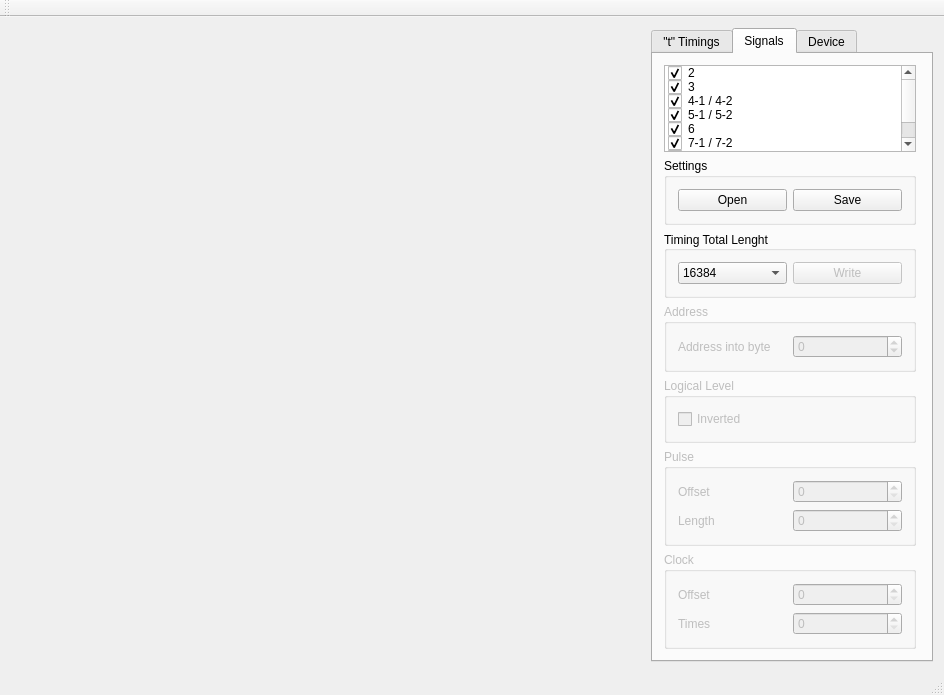
<?xml version="1.0" encoding="UTF-8"?>
<ui version="4.0">
 <class>MainWindow</class>
 <widget class="QMainWindow" name="MainWindow">
  <property name="geometry">
   <rect>
    <x>0</x>
    <y>0</y>
    <width>944</width>
    <height>695</height>
   </rect>
  </property>
  <property name="windowTitle">
   <string>MainWindow</string>
  </property>
  <widget class="QWidget" name="centralWidget">
   <property name="enabled">
    <bool>true</bool>
   </property>
   <layout class="QGridLayout" name="gridLayout">
    <item row="0" column="0">
     <layout class="QHBoxLayout" name="horizontalLayout">
      <item>
       <widget class="Plotter" name="plotterWidget" native="true">
        <property name="sizePolicy">
         <sizepolicy hsizetype="MinimumExpanding" vsizetype="Preferred">
          <horstretch>0</horstretch>
          <verstretch>0</verstretch>
         </sizepolicy>
        </property>
       </widget>
      </item>
     </layout>
    </item>
    <item row="0" column="1">
     <widget class="QTabWidget" name="tabWidget">
      <property name="enabled">
       <bool>true</bool>
      </property>
      <property name="sizePolicy">
       <sizepolicy hsizetype="Preferred" vsizetype="Preferred">
        <horstretch>0</horstretch>
        <verstretch>0</verstretch>
       </sizepolicy>
      </property>
      <property name="currentIndex">
       <number>1</number>
      </property>
      <widget class="QWidget" name="tabSignalsTest">
       <property name="maximumSize">
        <size>
         <width>274</width>
         <height>16777215</height>
        </size>
       </property>
       <attribute name="title">
        <string>&quot;t&quot; Timings</string>
       </attribute>
       <layout class="QGridLayout" name="gridLayout_11">
        <item row="0" column="0">
         <widget class="QToolBox" name="toolBoxSignalsTest">
          <property name="currentIndex">
           <number>2</number>
          </property>
          <widget class="QWidget" name="page2">
           <property name="geometry">
            <rect>
             <x>0</x>
             <y>0</y>
             <width>104</width>
             <height>78</height>
            </rect>
           </property>
           <attribute name="label">
            <string>2</string>
           </attribute>
           <layout class="QGridLayout" name="gridLayout_12">
            <item row="0" column="1">
             <widget class="QSpinBox" name="t2SpinBox">
              <property name="sizePolicy">
               <sizepolicy hsizetype="Preferred" vsizetype="Fixed">
                <horstretch>0</horstretch>
                <verstretch>0</verstretch>
               </sizepolicy>
              </property>
              <property name="maximum">
               <number>20000</number>
              </property>
             </widget>
            </item>
            <item row="0" column="0">
             <widget class="QLabel" name="t2Label">
              <property name="sizePolicy">
               <sizepolicy hsizetype="Minimum" vsizetype="Minimum">
                <horstretch>0</horstretch>
                <verstretch>0</verstretch>
               </sizepolicy>
              </property>
              <property name="text">
               <string>t2</string>
              </property>
             </widget>
            </item>
            <item row="2" column="1">
             <spacer name="verticalSpacer_4">
              <property name="orientation">
               <enum>Qt::Vertical</enum>
              </property>
              <property name="sizeHint" stdset="0">
               <size>
                <width>20</width>
                <height>40</height>
               </size>
              </property>
             </spacer>
            </item>
            <item row="1" column="0">
             <widget class="QLabel" name="t3Label">
              <property name="text">
               <string>t3</string>
              </property>
             </widget>
            </item>
            <item row="1" column="1">
             <widget class="QSpinBox" name="t3SpinBox">
              <property name="maximum">
               <number>20000</number>
              </property>
             </widget>
            </item>
           </layout>
          </widget>
          <widget class="QWidget" name="page3">
           <property name="geometry">
            <rect>
             <x>0</x>
             <y>0</y>
             <width>104</width>
             <height>48</height>
            </rect>
           </property>
           <attribute name="label">
            <string>3</string>
           </attribute>
           <layout class="QGridLayout" name="gridLayout_13">
            <item row="0" column="1">
             <widget class="QSpinBox" name="t4SpinBox">
              <property name="maximum">
               <number>20000</number>
              </property>
             </widget>
            </item>
            <item row="0" column="0">
             <widget class="QLabel" name="t4Label">
              <property name="text">
               <string>t4</string>
              </property>
             </widget>
            </item>
            <item row="1" column="1">
             <spacer name="verticalSpacer_3">
              <property name="orientation">
               <enum>Qt::Vertical</enum>
              </property>
              <property name="sizeHint" stdset="0">
               <size>
                <width>20</width>
                <height>333</height>
               </size>
              </property>
             </spacer>
            </item>
           </layout>
          </widget>
          <widget class="QWidget" name="page4">
           <property name="geometry">
            <rect>
             <x>0</x>
             <y>0</y>
             <width>256</width>
             <height>384</height>
            </rect>
           </property>
           <attribute name="label">
            <string>4-1 / 4-2</string>
           </attribute>
           <layout class="QGridLayout" name="gridLayout_14">
            <item row="0" column="0">
             <widget class="QLabel" name="t5Label">
              <property name="text">
               <string>t5</string>
              </property>
             </widget>
            </item>
            <item row="0" column="1">
             <widget class="QSpinBox" name="t5SpinBox">
              <property name="maximum">
               <number>20000</number>
              </property>
             </widget>
            </item>
            <item row="1" column="1">
             <spacer name="verticalSpacer_5">
              <property name="orientation">
               <enum>Qt::Vertical</enum>
              </property>
              <property name="sizeHint" stdset="0">
               <size>
                <width>20</width>
                <height>333</height>
               </size>
              </property>
             </spacer>
            </item>
           </layout>
          </widget>
          <widget class="QWidget" name="page5">
           <property name="geometry">
            <rect>
             <x>0</x>
             <y>0</y>
             <width>104</width>
             <height>78</height>
            </rect>
           </property>
           <attribute name="label">
            <string>5-1 / 5-2</string>
           </attribute>
           <layout class="QGridLayout" name="gridLayout_15">
            <item row="0" column="0">
             <widget class="QLabel" name="t6Label">
              <property name="text">
               <string>t6</string>
              </property>
             </widget>
            </item>
            <item row="0" column="1">
             <widget class="QSpinBox" name="t6SpinBox">
              <property name="maximum">
               <number>20000</number>
              </property>
             </widget>
            </item>
            <item row="1" column="0">
             <widget class="QLabel" name="t7Label">
              <property name="text">
               <string>t7</string>
              </property>
             </widget>
            </item>
            <item row="1" column="1">
             <widget class="QSpinBox" name="t7SpinBox">
              <property name="maximum">
               <number>20000</number>
              </property>
             </widget>
            </item>
            <item row="2" column="1">
             <spacer name="verticalSpacer_6">
              <property name="orientation">
               <enum>Qt::Vertical</enum>
              </property>
              <property name="sizeHint" stdset="0">
               <size>
                <width>20</width>
                <height>303</height>
               </size>
              </property>
             </spacer>
            </item>
           </layout>
          </widget>
          <widget class="QWidget" name="page6">
           <property name="geometry">
            <rect>
             <x>0</x>
             <y>0</y>
             <width>104</width>
             <height>78</height>
            </rect>
           </property>
           <attribute name="label">
            <string>6</string>
           </attribute>
           <layout class="QGridLayout" name="gridLayout_16">
            <item row="0" column="0">
             <widget class="QLabel" name="t8Label">
              <property name="text">
               <string>t8</string>
              </property>
             </widget>
            </item>
            <item row="0" column="1">
             <widget class="QSpinBox" name="t8SpinBox">
              <property name="maximum">
               <number>20000</number>
              </property>
             </widget>
            </item>
            <item row="1" column="0">
             <widget class="QLabel" name="t9Label">
              <property name="text">
               <string>t9</string>
              </property>
             </widget>
            </item>
            <item row="1" column="1">
             <widget class="QSpinBox" name="t9SpinBox">
              <property name="maximum">
               <number>20000</number>
              </property>
             </widget>
            </item>
            <item row="2" column="1">
             <spacer name="verticalSpacer_7">
              <property name="orientation">
               <enum>Qt::Vertical</enum>
              </property>
              <property name="sizeHint" stdset="0">
               <size>
                <width>20</width>
                <height>303</height>
               </size>
              </property>
             </spacer>
            </item>
           </layout>
          </widget>
          <widget class="QWidget" name="page7">
           <property name="geometry">
            <rect>
             <x>0</x>
             <y>0</y>
             <width>112</width>
             <height>108</height>
            </rect>
           </property>
           <attribute name="label">
            <string>7-1 / 7-2</string>
           </attribute>
           <layout class="QGridLayout" name="gridLayout_17">
            <item row="0" column="0">
             <widget class="QLabel" name="t10Label">
              <property name="text">
               <string>t10</string>
              </property>
             </widget>
            </item>
            <item row="0" column="1">
             <widget class="QSpinBox" name="t10SpinBox">
              <property name="maximum">
               <number>20000</number>
              </property>
             </widget>
            </item>
            <item row="1" column="0">
             <widget class="QLabel" name="t11Label">
              <property name="text">
               <string>t11</string>
              </property>
             </widget>
            </item>
            <item row="1" column="1">
             <widget class="QSpinBox" name="t11SpinBox">
              <property name="maximum">
               <number>20000</number>
              </property>
             </widget>
            </item>
            <item row="2" column="0">
             <widget class="QLabel" name="t12Label">
              <property name="text">
               <string>t12</string>
              </property>
             </widget>
            </item>
            <item row="2" column="1">
             <widget class="QSpinBox" name="t12SpinBox">
              <property name="maximum">
               <number>20000</number>
              </property>
             </widget>
            </item>
            <item row="3" column="1">
             <spacer name="verticalSpacer_8">
              <property name="orientation">
               <enum>Qt::Vertical</enum>
              </property>
              <property name="sizeHint" stdset="0">
               <size>
                <width>20</width>
                <height>273</height>
               </size>
              </property>
             </spacer>
            </item>
           </layout>
          </widget>
          <widget class="QWidget" name="page9">
           <property name="geometry">
            <rect>
             <x>0</x>
             <y>0</y>
             <width>112</width>
             <height>78</height>
            </rect>
           </property>
           <attribute name="label">
            <string>9</string>
           </attribute>
           <layout class="QGridLayout" name="gridLayout_18">
            <item row="0" column="0">
             <widget class="QLabel" name="t13Label">
              <property name="text">
               <string>t13</string>
              </property>
             </widget>
            </item>
            <item row="2" column="1">
             <spacer name="verticalSpacer_9">
              <property name="orientation">
               <enum>Qt::Vertical</enum>
              </property>
              <property name="sizeHint" stdset="0">
               <size>
                <width>20</width>
                <height>303</height>
               </size>
              </property>
             </spacer>
            </item>
            <item row="0" column="1">
             <widget class="QSpinBox" name="t13SpinBox">
              <property name="maximum">
               <number>20000</number>
              </property>
             </widget>
            </item>
            <item row="1" column="0">
             <widget class="QLabel" name="t14Label">
              <property name="text">
               <string>t14</string>
              </property>
             </widget>
            </item>
            <item row="1" column="1">
             <widget class="QSpinBox" name="t14SpinBox">
              <property name="maximum">
               <number>20000</number>
              </property>
             </widget>
            </item>
           </layout>
          </widget>
         </widget>
        </item>
       </layout>
      </widget>
      <widget class="QWidget" name="tabSignals">
       <property name="sizePolicy">
        <sizepolicy hsizetype="Preferred" vsizetype="Preferred">
         <horstretch>0</horstretch>
         <verstretch>0</verstretch>
        </sizepolicy>
       </property>
       <property name="maximumSize">
        <size>
         <width>274</width>
         <height>16777215</height>
        </size>
       </property>
       <attribute name="title">
        <string>Signals</string>
       </attribute>
       <layout class="QGridLayout" name="gridLayout_8">
        <item row="0" column="0">
         <widget class="QListWidget" name="timingListWidget">
          <property name="sizePolicy">
           <sizepolicy hsizetype="Preferred" vsizetype="Expanding">
            <horstretch>0</horstretch>
            <verstretch>0</verstretch>
           </sizepolicy>
          </property>
          <property name="selectionRectVisible">
           <bool>false</bool>
          </property>
          <property name="currentRow">
           <number>-1</number>
          </property>
          <item>
           <property name="text">
            <string notr="true">2</string>
           </property>
           <property name="toolTip">
            <string notr="true"/>
           </property>
           <property name="statusTip">
            <string notr="true"/>
           </property>
           <property name="whatsThis">
            <string notr="true"/>
           </property>
           <property name="checkState">
            <enum>Checked</enum>
           </property>
           <property name="flags">
            <set>ItemIsSelectable|ItemIsDragEnabled|ItemIsEnabled</set>
           </property>
          </item>
          <item>
           <property name="text">
            <string notr="true">3</string>
           </property>
           <property name="toolTip">
            <string notr="true"/>
           </property>
           <property name="statusTip">
            <string notr="true"/>
           </property>
           <property name="whatsThis">
            <string notr="true"/>
           </property>
           <property name="checkState">
            <enum>Checked</enum>
           </property>
           <property name="flags">
            <set>ItemIsSelectable|ItemIsDragEnabled|ItemIsEnabled</set>
           </property>
          </item>
          <item>
           <property name="text">
            <string notr="true">4-1 / 4-2</string>
           </property>
           <property name="toolTip">
            <string notr="true"/>
           </property>
           <property name="statusTip">
            <string notr="true"/>
           </property>
           <property name="whatsThis">
            <string notr="true"/>
           </property>
           <property name="checkState">
            <enum>Checked</enum>
           </property>
           <property name="flags">
            <set>ItemIsSelectable|ItemIsDragEnabled|ItemIsEnabled</set>
           </property>
          </item>
          <item>
           <property name="text">
            <string notr="true">5-1 / 5-2</string>
           </property>
           <property name="toolTip">
            <string notr="true"/>
           </property>
           <property name="statusTip">
            <string notr="true"/>
           </property>
           <property name="whatsThis">
            <string notr="true"/>
           </property>
           <property name="checkState">
            <enum>Checked</enum>
           </property>
           <property name="flags">
            <set>ItemIsSelectable|ItemIsDragEnabled|ItemIsEnabled</set>
           </property>
          </item>
          <item>
           <property name="text">
            <string notr="true">6</string>
           </property>
           <property name="toolTip">
            <string notr="true"/>
           </property>
           <property name="statusTip">
            <string notr="true"/>
           </property>
           <property name="whatsThis">
            <string notr="true"/>
           </property>
           <property name="checkState">
            <enum>Checked</enum>
           </property>
           <property name="flags">
            <set>ItemIsSelectable|ItemIsDragEnabled|ItemIsEnabled</set>
           </property>
          </item>
          <item>
           <property name="text">
            <string notr="true">7-1 / 7-2</string>
           </property>
           <property name="toolTip">
            <string notr="true"/>
           </property>
           <property name="statusTip">
            <string notr="true"/>
           </property>
           <property name="whatsThis">
            <string notr="true"/>
           </property>
           <property name="checkState">
            <enum>Checked</enum>
           </property>
           <property name="flags">
            <set>ItemIsSelectable|ItemIsDragEnabled|ItemIsEnabled</set>
           </property>
          </item>
          <item>
           <property name="text">
            <string notr="true">8</string>
           </property>
           <property name="toolTip">
            <string notr="true"/>
           </property>
           <property name="statusTip">
            <string notr="true"/>
           </property>
           <property name="whatsThis">
            <string notr="true"/>
           </property>
           <property name="checkState">
            <enum>Checked</enum>
           </property>
           <property name="flags">
            <set>ItemIsSelectable|ItemIsDragEnabled|ItemIsEnabled</set>
           </property>
          </item>
          <item>
           <property name="text">
            <string notr="true">9</string>
           </property>
           <property name="toolTip">
            <string notr="true"/>
           </property>
           <property name="statusTip">
            <string notr="true"/>
           </property>
           <property name="whatsThis">
            <string notr="true"/>
           </property>
           <property name="checkState">
            <enum>Checked</enum>
           </property>
           <property name="flags">
            <set>ItemIsSelectable|ItemIsDragEnabled|ItemIsEnabled</set>
           </property>
          </item>
         </widget>
        </item>
        <item row="1" column="0">
         <widget class="QGroupBox" name="settingsGroupBox">
          <property name="title">
           <string>Settings</string>
          </property>
          <layout class="QGridLayout" name="gridLayout_10">
           <item row="0" column="0">
            <widget class="QPushButton" name="openPushButton">
             <property name="text">
              <string>Open</string>
             </property>
            </widget>
           </item>
           <item row="0" column="1">
            <widget class="QPushButton" name="savePushButton">
             <property name="text">
              <string>Save</string>
             </property>
            </widget>
           </item>
          </layout>
         </widget>
        </item>
        <item row="3" column="0">
         <widget class="QGroupBox" name="addressGroupBox">
          <property name="enabled">
           <bool>false</bool>
          </property>
          <property name="title">
           <string>Address</string>
          </property>
          <layout class="QGridLayout" name="gridLayout_6">
           <item row="0" column="1">
            <widget class="QSpinBox" name="addressSpinBox">
             <property name="minimum">
              <number>-1</number>
             </property>
             <property name="maximum">
              <number>7</number>
             </property>
            </widget>
           </item>
           <item row="0" column="0">
            <widget class="QLabel" name="addressLabel">
             <property name="text">
              <string>Address into byte</string>
             </property>
            </widget>
           </item>
          </layout>
         </widget>
        </item>
        <item row="4" column="0">
         <widget class="QGroupBox" name="levelGroupBox">
          <property name="enabled">
           <bool>false</bool>
          </property>
          <property name="sizePolicy">
           <sizepolicy hsizetype="Preferred" vsizetype="Preferred">
            <horstretch>0</horstretch>
            <verstretch>0</verstretch>
           </sizepolicy>
          </property>
          <property name="title">
           <string>Logical Level</string>
          </property>
          <layout class="QGridLayout" name="gridLayout_2">
           <item row="0" column="0">
            <widget class="QCheckBox" name="invertedCheckBox">
             <property name="text">
              <string>Inverted</string>
             </property>
            </widget>
           </item>
          </layout>
         </widget>
        </item>
        <item row="5" column="0">
         <widget class="QGroupBox" name="pulseGroupBox">
          <property name="enabled">
           <bool>false</bool>
          </property>
          <property name="sizePolicy">
           <sizepolicy hsizetype="Preferred" vsizetype="Preferred">
            <horstretch>0</horstretch>
            <verstretch>0</verstretch>
           </sizepolicy>
          </property>
          <property name="title">
           <string>Pulse</string>
          </property>
          <layout class="QGridLayout" name="gridLayout_3">
           <item row="1" column="0">
            <widget class="QLabel" name="lengthPulseLabel">
             <property name="sizePolicy">
              <sizepolicy hsizetype="Minimum" vsizetype="Preferred">
               <horstretch>0</horstretch>
               <verstretch>0</verstretch>
              </sizepolicy>
             </property>
             <property name="text">
              <string>Length</string>
             </property>
            </widget>
           </item>
           <item row="0" column="0">
            <widget class="QLabel" name="offsetPulseLabel">
             <property name="sizePolicy">
              <sizepolicy hsizetype="Minimum" vsizetype="Preferred">
               <horstretch>0</horstretch>
               <verstretch>0</verstretch>
              </sizepolicy>
             </property>
             <property name="text">
              <string>Offset</string>
             </property>
            </widget>
           </item>
           <item row="0" column="1">
            <widget class="QSpinBox" name="offsetPulseSpinBox">
             <property name="sizePolicy">
              <sizepolicy hsizetype="Preferred" vsizetype="Fixed">
               <horstretch>0</horstretch>
               <verstretch>0</verstretch>
              </sizepolicy>
             </property>
             <property name="maximum">
              <number>20000</number>
             </property>
            </widget>
           </item>
           <item row="1" column="1">
            <widget class="QSpinBox" name="lengthPulseSpinBox">
             <property name="sizePolicy">
              <sizepolicy hsizetype="Preferred" vsizetype="Fixed">
               <horstretch>0</horstretch>
               <verstretch>0</verstretch>
              </sizepolicy>
             </property>
             <property name="maximum">
              <number>20000</number>
             </property>
            </widget>
           </item>
          </layout>
         </widget>
        </item>
        <item row="6" column="0">
         <widget class="QGroupBox" name="clockGroupBox">
          <property name="enabled">
           <bool>false</bool>
          </property>
          <property name="sizePolicy">
           <sizepolicy hsizetype="Preferred" vsizetype="Preferred">
            <horstretch>0</horstretch>
            <verstretch>0</verstretch>
           </sizepolicy>
          </property>
          <property name="title">
           <string>Clock</string>
          </property>
          <layout class="QGridLayout" name="gridLayout_4">
           <item row="0" column="0">
            <widget class="QLabel" name="offsetClockLabel">
             <property name="sizePolicy">
              <sizepolicy hsizetype="Minimum" vsizetype="Preferred">
               <horstretch>0</horstretch>
               <verstretch>0</verstretch>
              </sizepolicy>
             </property>
             <property name="text">
              <string>Offset</string>
             </property>
            </widget>
           </item>
           <item row="1" column="0">
            <widget class="QLabel" name="timesClockLabel">
             <property name="sizePolicy">
              <sizepolicy hsizetype="Minimum" vsizetype="Preferred">
               <horstretch>0</horstretch>
               <verstretch>0</verstretch>
              </sizepolicy>
             </property>
             <property name="text">
              <string>Times</string>
             </property>
            </widget>
           </item>
           <item row="0" column="1">
            <widget class="QSpinBox" name="offsetClockSpinBox">
             <property name="sizePolicy">
              <sizepolicy hsizetype="Preferred" vsizetype="Fixed">
               <horstretch>0</horstretch>
               <verstretch>0</verstretch>
              </sizepolicy>
             </property>
             <property name="maximum">
              <number>20000</number>
             </property>
            </widget>
           </item>
           <item row="1" column="1">
            <widget class="QSpinBox" name="timesClockSpinBox">
             <property name="sizePolicy">
              <sizepolicy hsizetype="Preferred" vsizetype="Fixed">
               <horstretch>0</horstretch>
               <verstretch>0</verstretch>
              </sizepolicy>
             </property>
             <property name="maximum">
              <number>20000</number>
             </property>
            </widget>
           </item>
          </layout>
         </widget>
        </item>
        <item row="2" column="0">
         <widget class="QGroupBox" name="totalLenghtGroupBox">
          <property name="enabled">
           <bool>true</bool>
          </property>
          <property name="sizePolicy">
           <sizepolicy hsizetype="Preferred" vsizetype="Preferred">
            <horstretch>0</horstretch>
            <verstretch>0</verstretch>
           </sizepolicy>
          </property>
          <property name="title">
           <string>Timing Total Lenght</string>
          </property>
          <property name="alignment">
           <set>Qt::AlignLeading|Qt::AlignLeft|Qt::AlignVCenter</set>
          </property>
          <layout class="QGridLayout" name="gridLayout_7">
           <item row="0" column="0">
            <widget class="QComboBox" name="totalLenghtComboBox">
             <property name="sizePolicy">
              <sizepolicy hsizetype="Preferred" vsizetype="Fixed">
               <horstretch>0</horstretch>
               <verstretch>0</verstretch>
              </sizepolicy>
             </property>
             <property name="currentIndex">
              <number>2</number>
             </property>
             <item>
              <property name="text">
               <string>4096</string>
              </property>
             </item>
             <item>
              <property name="text">
               <string>8192</string>
              </property>
             </item>
             <item>
              <property name="text">
               <string>16384</string>
              </property>
             </item>
             <item>
              <property name="text">
               <string>32768</string>
              </property>
             </item>
             <item>
              <property name="text">
               <string>65536</string>
              </property>
             </item>
            </widget>
           </item>
           <item row="0" column="1">
            <widget class="QPushButton" name="writeLengthPushButton">
             <property name="enabled">
              <bool>false</bool>
             </property>
             <property name="sizePolicy">
              <sizepolicy hsizetype="Minimum" vsizetype="Fixed">
               <horstretch>0</horstretch>
               <verstretch>0</verstretch>
              </sizepolicy>
             </property>
             <property name="text">
              <string>Write</string>
             </property>
            </widget>
           </item>
          </layout>
         </widget>
        </item>
       </layout>
      </widget>
      <widget class="QWidget" name="tabDevice">
       <property name="sizePolicy">
        <sizepolicy hsizetype="Minimum" vsizetype="Minimum">
         <horstretch>0</horstretch>
         <verstretch>0</verstretch>
        </sizepolicy>
       </property>
       <property name="maximumSize">
        <size>
         <width>274</width>
         <height>16777215</height>
        </size>
       </property>
       <attribute name="title">
        <string>Device</string>
       </attribute>
       <layout class="QGridLayout" name="gridLayout_5">
        <item row="0" column="0">
         <widget class="QPushButton" name="connectPushButton">
          <property name="text">
           <string>Connect</string>
          </property>
         </widget>
        </item>
        <item row="1" column="0">
         <widget class="QPushButton" name="disconnectPushButton">
          <property name="enabled">
           <bool>false</bool>
          </property>
          <property name="text">
           <string>Disconnect</string>
          </property>
         </widget>
        </item>
        <item row="4" column="0">
         <widget class="QPushButton" name="resetPushButton">
          <property name="enabled">
           <bool>false</bool>
          </property>
          <property name="text">
           <string>Reset</string>
          </property>
         </widget>
        </item>
        <item row="2" column="0">
         <spacer name="verticalSpacer_2">
          <property name="orientation">
           <enum>Qt::Vertical</enum>
          </property>
          <property name="sizeType">
           <enum>QSizePolicy::Fixed</enum>
          </property>
          <property name="sizeHint" stdset="0">
           <size>
            <width>20</width>
            <height>40</height>
           </size>
          </property>
         </spacer>
        </item>
        <item row="9" column="0">
         <spacer name="verticalSpacer">
          <property name="orientation">
           <enum>Qt::Vertical</enum>
          </property>
          <property name="sizeHint" stdset="0">
           <size>
            <width>20</width>
            <height>40</height>
           </size>
          </property>
         </spacer>
        </item>
        <item row="5" column="0">
         <widget class="QPushButton" name="writePushButton">
          <property name="enabled">
           <bool>false</bool>
          </property>
          <property name="text">
           <string>Write Protocol...</string>
          </property>
         </widget>
        </item>
        <item row="10" column="0">
         <widget class="QPushButton" name="startPushButton">
          <property name="enabled">
           <bool>false</bool>
          </property>
          <property name="text">
           <string>Start</string>
          </property>
         </widget>
        </item>
        <item row="3" column="0">
         <widget class="QGroupBox" name="syncGroupBox">
          <property name="sizePolicy">
           <sizepolicy hsizetype="Preferred" vsizetype="Preferred">
            <horstretch>0</horstretch>
            <verstretch>0</verstretch>
           </sizepolicy>
          </property>
          <property name="title">
           <string>Sync</string>
          </property>
          <property name="alignment">
           <set>Qt::AlignCenter</set>
          </property>
          <layout class="QGridLayout" name="gridLayout_9">
           <item row="0" column="0">
            <widget class="QRadioButton" name="intSyncRadioButton">
             <property name="enabled">
              <bool>false</bool>
             </property>
             <property name="sizePolicy">
              <sizepolicy hsizetype="Fixed" vsizetype="Fixed">
               <horstretch>0</horstretch>
               <verstretch>0</verstretch>
              </sizepolicy>
             </property>
             <property name="text">
              <string>Interior</string>
             </property>
             <property name="checked">
              <bool>true</bool>
             </property>
            </widget>
           </item>
           <item row="1" column="0">
            <widget class="QRadioButton" name="extSyncRadioButton">
             <property name="enabled">
              <bool>false</bool>
             </property>
             <property name="sizePolicy">
              <sizepolicy hsizetype="Fixed" vsizetype="Fixed">
               <horstretch>0</horstretch>
               <verstretch>0</verstretch>
              </sizepolicy>
             </property>
             <property name="text">
              <string>Exterior</string>
             </property>
            </widget>
           </item>
          </layout>
         </widget>
        </item>
       </layout>
      </widget>
     </widget>
    </item>
   </layout>
  </widget>
  <widget class="QMenuBar" name="menuBar">
   <property name="geometry">
    <rect>
     <x>0</x>
     <y>0</y>
     <width>944</width>
     <height>22</height>
    </rect>
   </property>
  </widget>
  <widget class="QToolBar" name="mainToolBar">
   <attribute name="toolBarArea">
    <enum>TopToolBarArea</enum>
   </attribute>
   <attribute name="toolBarBreak">
    <bool>false</bool>
   </attribute>
  </widget>
  <widget class="QStatusBar" name="statusBar"/>
 </widget>
 <layoutdefault spacing="6" margin="11"/>
 <customwidgets>
  <customwidget>
   <class>Plotter</class>
   <extends>QWidget</extends>
   <header>plotter.h</header>
   <container>1</container>
  </customwidget>
 </customwidgets>
 <resources/>
 <connections/>
</ui>
